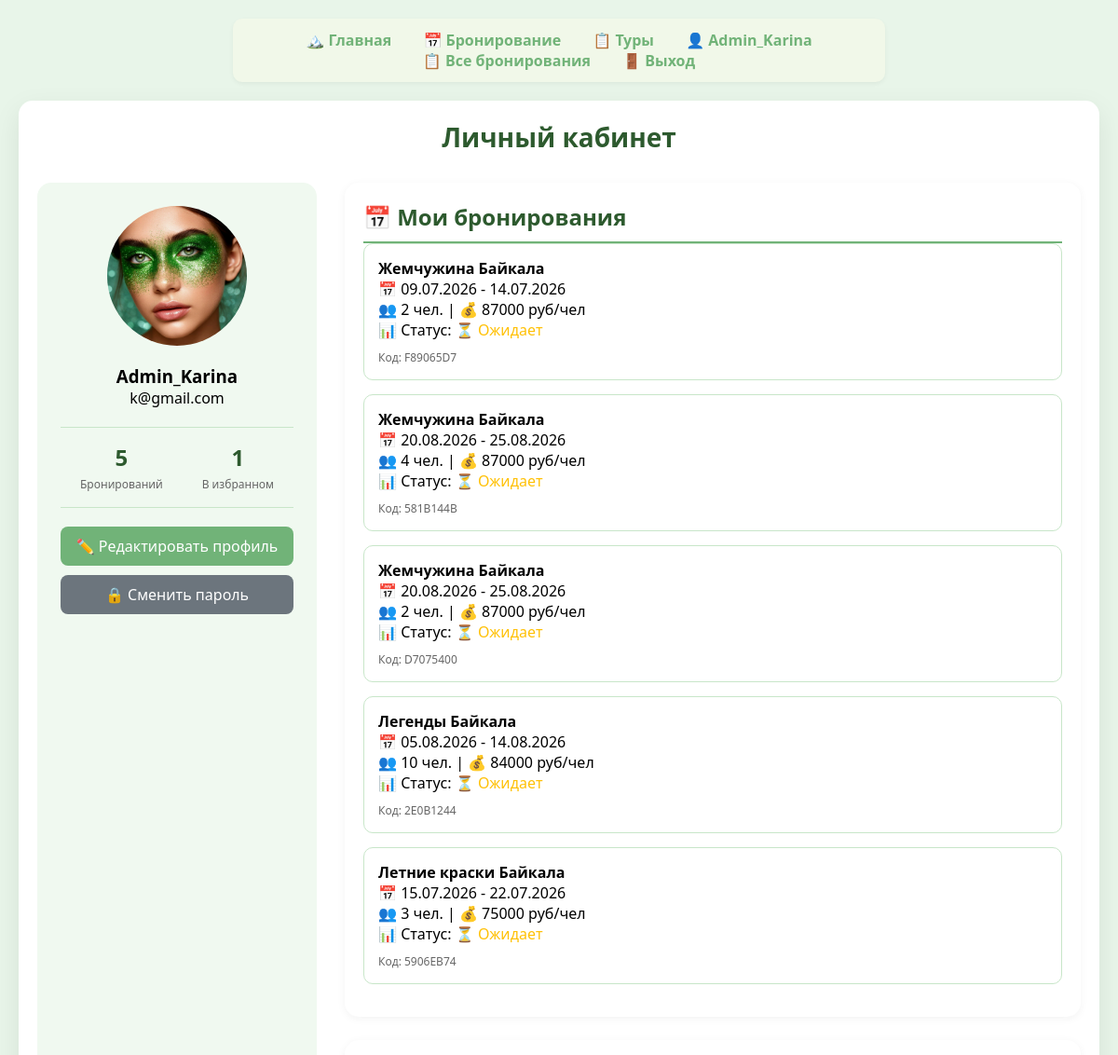
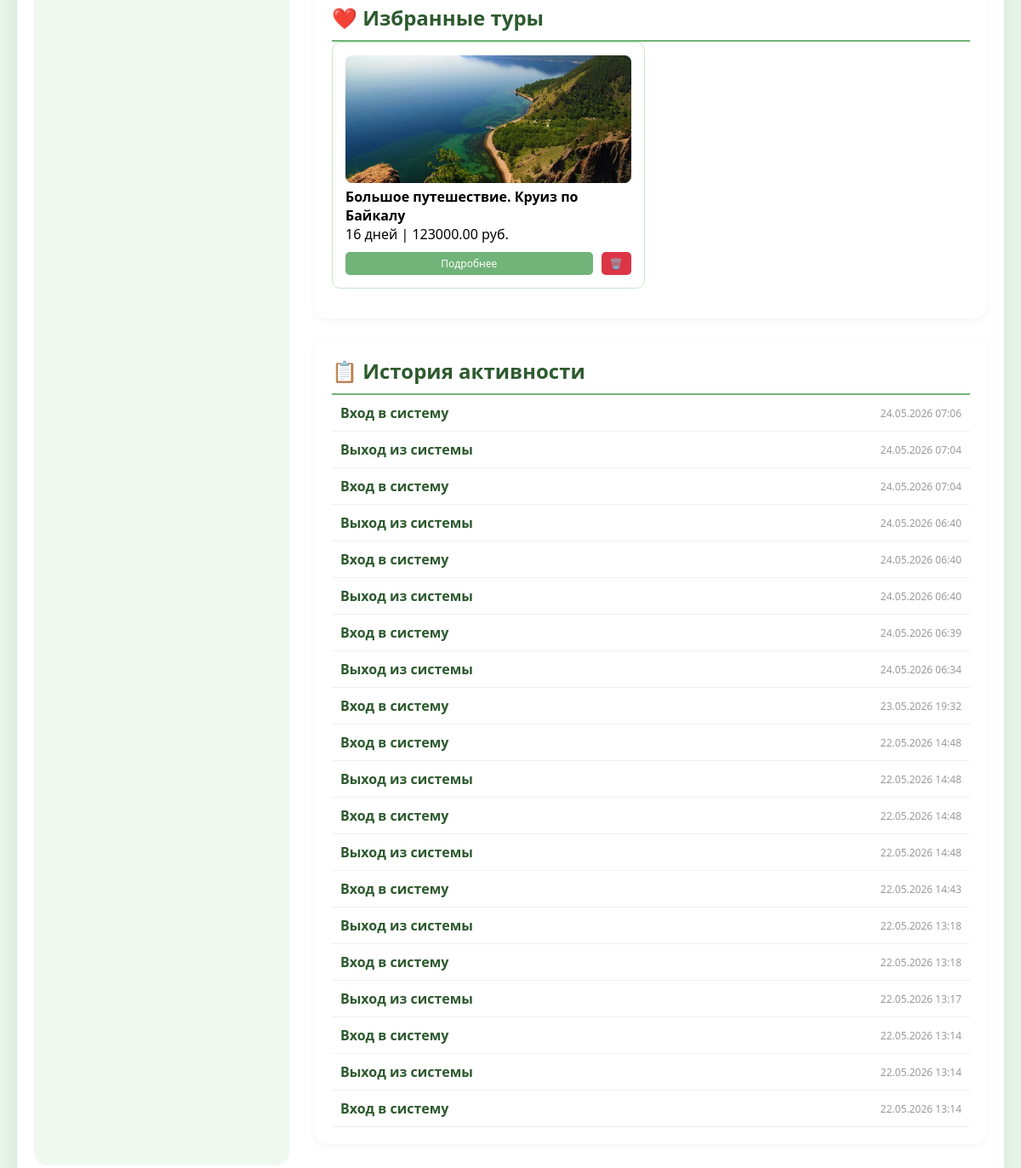
The page /accounts/profile/ (signed in) on the database its author committed (2 pictures, top to bottom).
### accounts/models.py (models this page shows, shortened)
class User(AbstractUser):
    phone = models.CharField(max_length=20, blank=True, null=True, verbose_name='Телефон')
    avatar = models.ImageField(upload_to='avatars/', null=True, blank=True, verbose_name='Аватар')
    bio = models.TextField(max_length=500, blank=True, verbose_name='О себе')
    birth_date = models.DateField(null=True, blank=True, verbose_name='Дата рождения')
    is_email_verified = models.BooleanField(default=False, verbose_name='Email подтвержден')
    email_verification_token = models.CharField(max_length=100, blank=True, null=True)
    favorite_tours = models.ManyToManyField('booking.Tour', blank=True, related_name='favorited_by', verbose_name='Избранные туры')
    created_at = models.DateTimeField(auto_now_add=True, verbose_name='Дата регистрации')
    updated_at = models.DateTimeField(auto_now=True, verbose_name='Дата обновления')
    class Meta:
        verbose_name = 'Пользователь'
        verbose_name_plural = 'Пользователи'
    @property
    def get_full_name_or_username(self):
        if self.get_full_name():
            return self.get_full_name()
        return self.username

class UserActivityLog(models.Model):
    ACTION_CHOICES = [
        ('login', 'Вход в систему'),
        ('logout', 'Выход из системы'),
        ('booking', 'Бронирование тура'),
        ('view_tour', 'Просмотр тура'),
        ('edit_profile', 'Редактирование профиля'),
        ('add_favorite', 'Добавление в избранное'),
        ('remove_favorite', 'Удаление из избранного'),
    ]
    user = models.ForeignKey(User, on_delete=models.CASCADE, related_name='activities', verbose_name='Пользователь')
    action = models.CharField(max_length=20, choices=ACTION_CHOICES, verbose_name='Действие')
    tour = models.ForeignKey('booking.Tour', on_delete=models.SET_NULL, null=True, blank=True, verbose_name='Тур')
    ip_address = models.GenericIPAddressField(null=True, blank=True, verbose_name='IP адрес')
    user_agent = models.TextField(blank=True, verbose_name='User Agent')
    created_at = models.DateTimeField(auto_now_add=True, verbose_name='Время')
    class Meta:
        ordering = ['-created_at']
        verbose_name = 'Лог активности'
        verbose_name_plural = 'Логи активности'

### booking/models.py (models this page shows, shortened)
class Booking(models.Model):
    STATUS_CHOICES = [
        ('pending', 'Ожидает подтверждения'),
        ('confirmed', 'Подтверждено'),
        ('cancelled', 'Отменено'),
    ]
    schedule = models.ForeignKey(
        TourSchedule,
        on_delete=models.CASCADE,
        related_name='bookings'
    )
    tour = models.ForeignKey(
        Tour,
        on_delete=models.CASCADE
    )
    name = models.CharField(
        max_length=200,
        null=False
    )
    email = models.EmailField(
        null=False
    )
    people = models.IntegerField()
    status = models.CharField(
        max_length=20,
        choices=STATUS_CHOICES,
        default='pending'
    )
    created_at = models.DateTimeField(
        auto_now_add=True
    )
    booking_reference = models.CharField(
        max_length=10,
        unique=False,
        blank=True
    )

class Tour(models.Model):
    objects = models.Manager()
    title = models.CharField(max_length=200)
    description = models.TextField()
    duration = models.IntegerField(
        help_text="Длительность тура в днях"
    )
    price = models.DecimalField(
        max_digits=10,
        decimal_places=2
    )
    max_people = models.IntegerField(
        help_text="Максимум участников на одну дату"
    )
    removed = models.BooleanField(default=False)
    image = models.ImageField(
        upload_to="tours/",
        default="tours/default.jpg"
    )

class TourSchedule(models.Model):
    tour = models.ForeignKey(
        Tour,
        on_delete=models.CASCADE,
        related_name='schedules'
    )
    start_date = models.DateField(
        help_text="Дата начала тура"
    )
    end_date = models.DateField(
        blank=True,
        null=True,
        help_text="Дата окончания тура (рассчитывается автоматически)"
    )
    is_active = models.BooleanField(
        default=True,
        help_text="Активно ли это расписание"
    )
    class Meta:
        ordering = ['start_date']
        constraints = [
            models.UniqueConstraint(
                fields=['tour', 'start_date'],
                name='unique_tour_start_date'
            )
        ]

### accounts/views.py (the view)
# urls.py: path('profile/', views.profile_view, name='profile'),
@login_required
def profile_view(request):
    bookings = Booking.objects.filter(email=request.user.email).order_by('-created_at')
    favorites = request.user.favorite_tours.all()
    activities = request.user.activities.order_by('-created_at').all()[:20]
    context = {
        'user': request.user,
        'bookings': bookings,
        'favorites': favorites,
        'activities': activities,
        'total_bookings': bookings.count(),
        'total_favorites': favorites.count(),
    }
    return render(request, 'accounts/profile.html', context)

### templates/accounts/profile.html (shortened to what this page needs)
{% extends 'base.html' %}
{% load static %}
{% block content %}
<div class="container profile-container">
    <h1>Личный кабинет</h1>
    <div class="profile-grid">
        <div class="profile-sidebar">
            <div class="avatar-container">
                {% if user.avatar %}
                    <img src="{{ user.avatar.url }}" alt="{{ user.username }}" class="avatar">
                {% else %}
                    <div class="avatar-placeholder">👤</div>
                {% endif %}
            </div>
            <h3>{{ user.get_full_name_or_username }}</h3>
            <p class="user-email">{{ user.email }}</p>
            <div class="profile-stats">
                <div class="stat">
                    <span class="stat-value">{{ total_bookings }}</span>
                    <span class="stat-label">Бронирований</span>
                </div>
                <div class="stat">
                    <span class="stat-value">{{ total_favorites }}</span>
                    <span class="stat-label">В избранном</span>
                </div>
            </div>
            <div class="profile-actions">
                <a href="{% url 'accounts:profile_edit' %}" class="btn-edit-profile">✏️ Редактировать профиль</a>
                <a href="{% url 'accounts:change_password' %}" class="btn-change-password">🔒 Сменить пароль</a>
            </div>
        </div>
        <div class="profile-content">
            <div class="section">
                <h2>📅 Мои бронирования</h2>
                {% if bookings %}
                    <div class="bookings-list">
                        {% for booking in bookings %}
                            <div class="booking-card">
                                <div class="booking-info">
                                    <h4>{{ booking.tour.title }}</h4>
                                    <p>📅 {{ booking.schedule.start_date|date:"d.m.Y" }} - {{ booking.schedule.end_date|date:"d.m.Y" }}</p>
                                    <p>👥 {{ booking.people }} чел. | 💰 {{ booking.tour.price|floatformat:0 }} руб/чел</p>
                                    <p>📊 Статус:
                                        <span class="status-{{ booking.status }}">
                                            {% if booking.status == 'pending' %}⏳ Ожидает
                                            {% elif booking.status == 'confirmed' %}✅ Подтверждено
                                            {% else %}❌ Отменено{% endif %}
                                        </span>
                                    </p>
                                    <p class="booking-ref">Код: {{ booking.booking_reference }}</p>
                                </div>
                            </div>
                        {% endfor %}
                    </div>
                {% else %}
                    <p class="empty-state">У вас пока нет бронирований. <a href="{% url 'booking' %}">Забронировать тур →</a></p>
                {% endif %}
            </div>
            <div class="section">
                <h2>❤️ Избранные туры</h2>
                {% if favorites %}
                    <div class="favorites-grid">
                        {% for tour in favorites %}
                            <div class="favorite-card">
                                {% if tour.image %}
                                    <img src="{{ tour.image.url }}" alt="{{ tour.title }}">
                                {% endif %}
                                <div class="favorite-info">
                                    <h4>{{ tour.title }}</h4>
                                    <p>{{ tour.duration }} дней | {{ tour.price }} руб.</p>
                                    <div class="favorite-actions">
                                        <a href="{% url 'tour_detail' tour.id %}" class="btn-view">Подробнее</a>
                                        <a href="{% url 'accounts:remove_favorite' tour.id %}" class="btn-remove" onclick="return confirm('Удалить из избранного?')">🗑️</a>
                                    </div>
                                </div>
                            </div>
                        {% endfor %}
                    </div>
                {% else %}
                    <p class="empty-state">У вас нет избранных туров. <a href="{% url 'tour_list' %}">Выбрать тур →</a></p>
                {% endif %}
            </div>
            <div class="section">
                <h2>📋 История активности</h2>
                {% if activities %}
                    <div class="activities-list">
                        {% for activity in activities %}
                            <div class="activity-item">
                                <span class="activity-action">{{ activity.get_action_display }}</span>
                                <span class="activity-time">{{ activity.created_at|date:"d.m.Y H:i" }}</span>
                            </div>
                        {% endfor %}
                    </div>
                {% else %}
                    <p class="empty-state">История активности пуста</p>
                {% endif %}
            </div>
        </div>
    </div>
</div>
{% endblock %}

### templates/base.html (shortened to what this page needs)
<!DOCTYPE html>
<html lang="ru">
<head>
    {% load static %}
    <link rel="stylesheet" href="{% static 'css/booking_form.css' %}">
</head>
<body>
<nav class="nav">
    <a href="{% url 'home' %}">🏔️ Главная</a>
    <a href="{% url 'booking' %}">📅 Бронирование</a>
    <a href="{% url 'tour_list' %}">📋 Туры</a>
    {% if user.is_authenticated %}
        <a href="{% url 'accounts:profile' %}">👤 {{ user.username }}</a>
        {% if user.is_superuser or user.is_staff %}
            <a href="{% url 'manage_bookings' %}">📋 Все бронирования</a>
        {% endif %}
        <a href="{% url 'accounts:logout' %}">🚪 Выход</a>
    {% else %}
        <a href="{% url 'accounts:login' %}">🔑 Вход</a>
        <a href="{% url 'accounts:register' %}">📝 Регистрация</a>
    {% endif %}
</nav>
<main>
    {% block content %}{% endblock %}
</main>
</body>
</html>

### static/css/booking_form.css (style rules this page uses)
* { margin: 0; padding: 0; box-sizing: border-box; }
body { font-family: 'Segoe UI', Tahoma, Geneva, Verdana, sans-serif; background: #e8f5e9; padding: 20px; min-height: 100vh; }
.container { max-width: 700px; margin: 0 auto; background: white; padding: 30px; border-radius: 15px; box-shadow: 0 10px 30px rgba(0, 0, 0, 0.08); }
h1 { text-align: center; color: #2d5a2e; margin-bottom: 30px; font-size: 28px; }
.nav { max-width: 700px; margin: 0 auto 20px; padding: 12px 20px; background-color: #f1f8e9; border-radius: 10px; text-align: center; box-shadow: 0 2px 5px rgba(0, 0, 0, 0.05); }
.nav a { margin: 0 15px; text-decoration: none; color: #71b378; font-weight: bold; transition: all 0.3s ease; display: inline-block; }

### templates/accounts/profile.html (style rules this page uses)
.profile-container { max-width: 1200px; margin: 0 auto; padding: 20px; }
.profile-grid { display: grid; grid-template-columns: 300px 1fr; gap: 30px; }
.profile-sidebar { background: #f0f9f0; border-radius: 15px; padding: 25px; text-align: center; }
.avatar { width: 150px; height: 150px; border-radius: 50%; object-fit: cover; margin-bottom: 15px; }
.profile-stats { display: flex; justify-content: space-around; margin: 20px 0; padding: 15px 0; border-top: 1px solid #c8e6c9; border-bottom: 1px solid #c8e6c9; }
.stat { text-align: center; }
.stat-value { display: block; font-size: 24px; font-weight: bold; color: #2d5a2e; }
.stat-label { font-size: 12px; color: #666; }
.profile-actions { display: flex; flex-direction: column; gap: 10px; margin-top: 20px; }
.btn-edit-profile, .btn-change-password { display: block; padding: 10px; border-radius: 8px; text-decoration: none; text-align: center; transition: all 0.3s ease; }
.btn-edit-profile { background: #71b378; color: white; }
.btn-change-password { background: #6c757d; color: white; }
.section { background: white; border-radius: 15px; padding: 20px; margin-bottom: 25px; box-shadow: 0 2px 10px rgba(0,0,0,0.05); }
.section h2 { margin-top: 0; color: #2d5a2e; border-bottom: 2px solid #71b378; padding-bottom: 10px; }
.booking-card, .favorite-card { border: 1px solid #c8e6c9; border-radius: 10px; padding: 15px; margin-bottom: 15px; transition: all 0.3s ease; }
.booking-ref { font-size: 12px; color: #666; margin-top: 10px; }
.status-pending { color: #ffc107; }
.favorites-grid { display: grid; grid-template-columns: repeat(auto-fill, minmax(250px, 1fr)); gap: 15px; }
.favorite-card img { width: 100%; height: 150px; object-fit: cover; border-radius: 8px; }
.favorite-actions { display: flex; gap: 10px; margin-top: 10px; }
.btn-view, .btn-remove { padding: 5px 10px; border-radius: 5px; text-decoration: none; font-size: 12px; }
.btn-view { background: #71b378; color: white; flex: 1; text-align: center; }
.btn-remove { background: #dc3545; color: white; }
.activity-item { padding: 10px; border-bottom: 1px solid #f0f0f0; display: flex; justify-content: space-between; align-items: center; }
.activity-action { font-weight: bold; color: #2d5a2e; }
.activity-time { font-size: 12px; color: #999; }

### rows shown on the page
User: username "Admin_Karina", avatar (picture), get_full_name_or_username "Admin_Karina", email "k@gmail.com"
Booking: tour "Жемчужина Байкала", schedule.start_date "09.07.2026", schedule.end_date "14.07.2026", people "2", tour.price "87000", status "⏳ Ожидает", booking_reference "F89065D7"
Booking: tour "Жемчужина Байкала", schedule.start_date "20.08.2026", schedule.end_date "25.08.2026", people "4", tour.price "87000", status "⏳ Ожидает", booking_reference "581B144B"
Booking: tour "Жемчужина Байкала", schedule.start_date "20.08.2026", schedule.end_date "25.08.2026", people "2", tour.price "87000", status "⏳ Ожидает", booking_reference "D7075400"
Booking: tour "Легенды Байкала", schedule.start_date "05.08.2026", schedule.end_date "14.08.2026", people "10", tour.price "84000", status "⏳ Ожидает", booking_reference "2E0B1244"
Booking: tour "Летние краски Байкала", schedule.start_date "15.07.2026", schedule.end_date "22.07.2026", people "3", tour.price "75000", status "⏳ Ожидает", booking_reference "5906EB74"
Tour: image (picture), title "Большое путешествие. Круиз по Байкалу", duration "16", price "123000.00"
UserActivityLog: action "Вход в систему", created_at "24.05.2026 07:06"
UserActivityLog: action "Выход из системы", created_at "24.05.2026 07:04"
UserActivityLog: action "Вход в систему", created_at "24.05.2026 07:04"
UserActivityLog: action "Выход из системы", created_at "24.05.2026 06:40"
UserActivityLog: action "Вход в систему", created_at "24.05.2026 06:40"
UserActivityLog: action "Выход из системы", created_at "24.05.2026 06:40"
UserActivityLog: action "Вход в систему", created_at "24.05.2026 06:39"
UserActivityLog: action "Выход из системы", created_at "24.05.2026 06:34"
UserActivityLog: action "Вход в систему", created_at "23.05.2026 19:32"
UserActivityLog: action "Вход в систему", created_at "22.05.2026 14:48"
UserActivityLog: action "Выход из системы", created_at "22.05.2026 14:48"
UserActivityLog: action "Вход в систему", created_at "22.05.2026 14:48"
UserActivityLog: action "Выход из системы", created_at "22.05.2026 14:48"
UserActivityLog: action "Вход в систему", created_at "22.05.2026 14:43"
UserActivityLog: action "Выход из системы", created_at "22.05.2026 13:18"
UserActivityLog: action "Вход в систему", created_at "22.05.2026 13:18"
UserActivityLog: action "Выход из системы", created_at "22.05.2026 13:17"
UserActivityLog: action "Вход в систему", created_at "22.05.2026 13:14"
UserActivityLog: action "Выход из системы", created_at "22.05.2026 13:14"
UserActivityLog: action "Вход в систему", created_at "22.05.2026 13:14"

### other values the page prints
{{ total_bookings }} "5"
{{ total_favorites }} "1"
